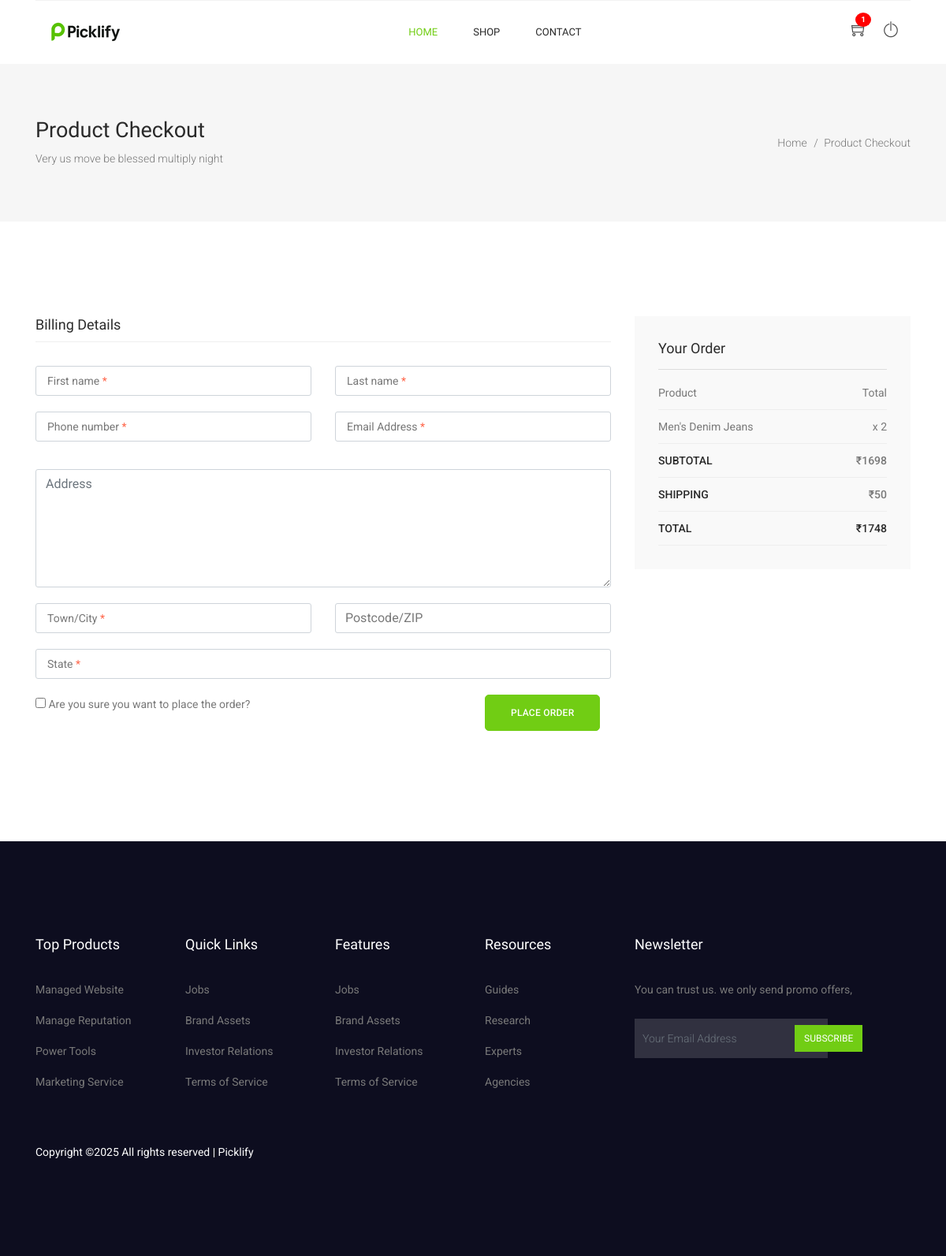
The app's page /accounts/checkout/ (signed in), older data.
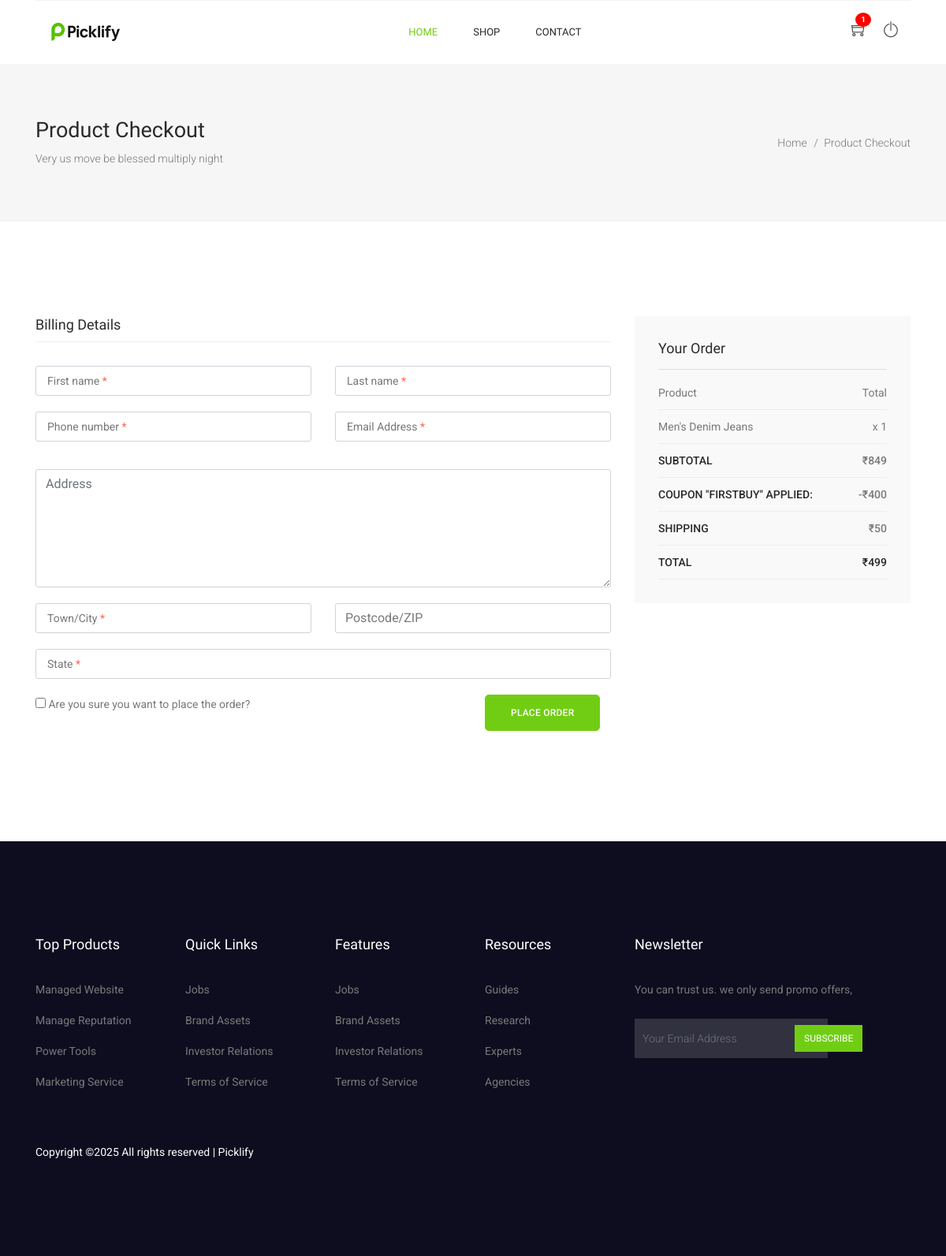
The same page, newer data.
### accounts/models.py (models this page shows)
class CartItems(BaseModel):
    cart = models.ForeignKey(Cart , on_delete=models.CASCADE, related_name='cart_items')
    product = models.ForeignKey(Product, on_delete=models.SET_NULL, null=True, blank=True)
    color_variant = models.ForeignKey(ColorVariant, on_delete=models.SET_NULL, null=True, blank=True)
    size_variant = models.ForeignKey(SizeVariant, on_delete=models.SET_NULL, null=True, blank=True)
    quantity = models.PositiveIntegerField(default=1)
    def get_product_price(self):
        price = [self.product.price]
        if self.color_variant:
            price.append(self.color_variant.price)
        if self.size_variant:
            price.append(self.size_variant.price)
        return sum(price)
    def get_total_price(self):
        return self.get_product_price() * self.quantity

### products/models.py (models this page shows, shortened)
class Product(BaseModel):
    product_name = models.CharField(max_length=100)
    slug = models.SlugField(unique=True, null=True, blank=True)
    category = models.ForeignKey(Category, on_delete=models.CASCADE, related_name="products")
    price = models.IntegerField()
    product_description = models.TextField()
    color_variant = models.ManyToManyField(ColorVariant, blank=True)
    size_variant = models.ManyToManyField(SizeVariant, blank=True)

class Coupon(BaseModel):
    coupon_code = models.CharField(max_length=10)
    is_expired = models.BooleanField(default=False)
    discount_price = models.IntegerField(default=100)
    minimum_amount = models.IntegerField(default=500)

### accounts/views.py (the view, shortened to what this page needs)
# urls.py: path('checkout/', checkout_page, name='checkout'),
def checkout_page(request):
    cart_items = []
    subtotal = 0
    shipping = 50
    total = 0
    discount = 0
    if not request.user.is_authenticated:
        return render(request, 'checkout/checkout.html')
    cart = Cart.objects.filter(user=request.user, is_paid=False).first()
    if not cart:
        return render(request, 'checkout/checkout.html', {'error': 'No active cart found'})
    cart_items = cart.cart_items.all()
    subtotal = sum(item.get_total_price() for item in cart_items)
    if cart.coupon and subtotal >= cart.coupon.minimum_amount:
        discount = cart.coupon.discount_price
    total = subtotal - discount + shipping
    return render(request, 'checkout/checkout.html', {
        'cart_items': cart_items,
        'subtotal': subtotal,
        'discount': discount,
        'shipping': shipping,
        'total': total,
        'coupon': cart.coupon,
    })

### accounts/models.py (called while the page is built)
    def get_cart_count(self):
        count = CartItems.objects.filter(cart__is_paid=False, cart__user=self.user).count()
        return count

### templates/checkout/checkout.html (shortened to what the changed rows need)
{% extends 'base/base.html' %}
{% load static %}
{% block content %}
<section class="banner_area">
  <div class="banner_inner d-flex align-items-center">
    <div class="container">
      <div class="banner_content d-md-flex justify-content-between align-items-center">
        <div class="mb-3 mb-md-0">
          <h2>Product Checkout</h2>
        </div>
      </div>
    </div>
  </div>
</section>
<section class="checkout_area section_gap">
  <div class="container">
    {% if user.is_authenticated %}
    <div class="billing_details">
      <div class="row">
        <div class="col-lg-8">
          <h3>Billing Details</h3>
              <form
                class="row contact_form"
                action=""
                method="post"
              >
                <div class="col-md-6 form-group p_star">
                  <input
                    type="text"
                    class="form-control"
                    id="first_name"
                    name="first_name"
                    required
                  />
                  <span
                    class="placeholder"
                    data-placeholder="First name"
                  ></span>
                </div>
                <div class="col-md-6 form-group p_star">
                  <input
                    type="text"
                    class="form-control"
                    id="last_name"
                    name="last_name"
                    required
                  />
                  <span class="placeholder" data-placeholder="Last name"></span>
                </div>
                <div class="col-md-6 form-group p_star">
                  <input
                    type="text"
                    class="form-control"
                    id="phone"
                    name="phone"
                    required
                  />
                  <span
                    class="placeholder"
                    data-placeholder="Phone number"
                  ></span>
                </div>
                <div class="col-md-6 form-group p_star">
                  <input
                    type="text"
                    class="form-control"
                    id="email"
                    name="email"
                    required
                  />
                  <span
                    class="placeholder"
                    data-placeholder="Email Address"
                  ></span>
                </div>
                <div class="col-md-12 form-group p_star">
                  <textarea
                      class="form-control"
                      name="address"
                      id="address"
                      rows="1"
                      placeholder="Address"
                      required
                  ></textarea>
                </div>
                <div class="col-md-6 form-group p_star">
                  <input
                    type="text"
                    class="form-control"
                    id="city"
                    name="city"
                    required
                  />
                  <span class="placeholder" data-placeholder="Town/City"></span>
                </div>
                <div class="col-md-6 form-group">
                  <input
                    type="text"
                    class="form-control"
                    id="postal_code"
                    name="postal_code"
                    placeholder="Postcode/ZIP"
                    required
                  />
                </div>
                <div class="col-md-12 form-group p_star">
                  <input
                    type="text"
                    class="form-control"
                    id="state"
                    name="state"
                    required
                  />
                  <span class="placeholder" data-placeholder="State"></span>
                </div>
                <div class="col-md-9 form-group p_star">
                  <label>
                    <input type="checkbox" name="confirm_order" required />
                    Are you sure you want to place the order?
                  </label>
                </div>
                <div class="col-md-3 form-group p_star">
                  <button type="submit" class="main_btn">Place Order</button>
                </div>
              </form>
        </div>
        <div class="col-lg-4">
          <div class="order_box">
            <h2>Your Order</h2>
            <ul class="list">
              <li>
                <a href="#">Product <span>Total</span></a>
              </li>
              {% for item in cart_items %}
              <li>
                <a href="#">
                  {{ item.product.product_name }}
                  <span class="">x {{ item.quantity }}</span>
                </a>
              </li>
              {% endfor %}
            </ul>
            <ul class="list list_2">
              <li><a href="#">Subtotal <span>₹{{ subtotal }}</span></a></li>
              {% if coupon %}
                <li><a href="#">Coupon "{{ coupon.coupon_code }}" Applied: <span>-₹{{ discount }}</span></a></li>
              {% endif %}
              <li><a href="#">Shipping <span>₹{{ shipping }}</span></a></li>
              <li><a href="#">Total <span>₹{{ total }}</span></a></li>
            </ul>
          </div>
        </div>
      </div>
    </div>
    {% else %}
    <div class="alert alert-danger" role="alert">
      You must be logged in to view the checkout page. <a href="{% url 'login' %}">Click here to login</a>
    </div>
    {% endif %}
  </div>
</section>
{% endblock %}

Row changes from the older to the newer data that the page shows:
changed CartItems "Men's Denim Jeans": quantity "2" → "1"
now on this page (row edited): Coupon: coupon_code "FIRSTBUY"
Text that changed along with them:
{{ subtotal }}: "1698" → "849"
{{ discount }}: (not shown) → "400"
{{ total }}: "1748" → "499"
text now shown: "COUPON \" \" APPLIED: -₹"
